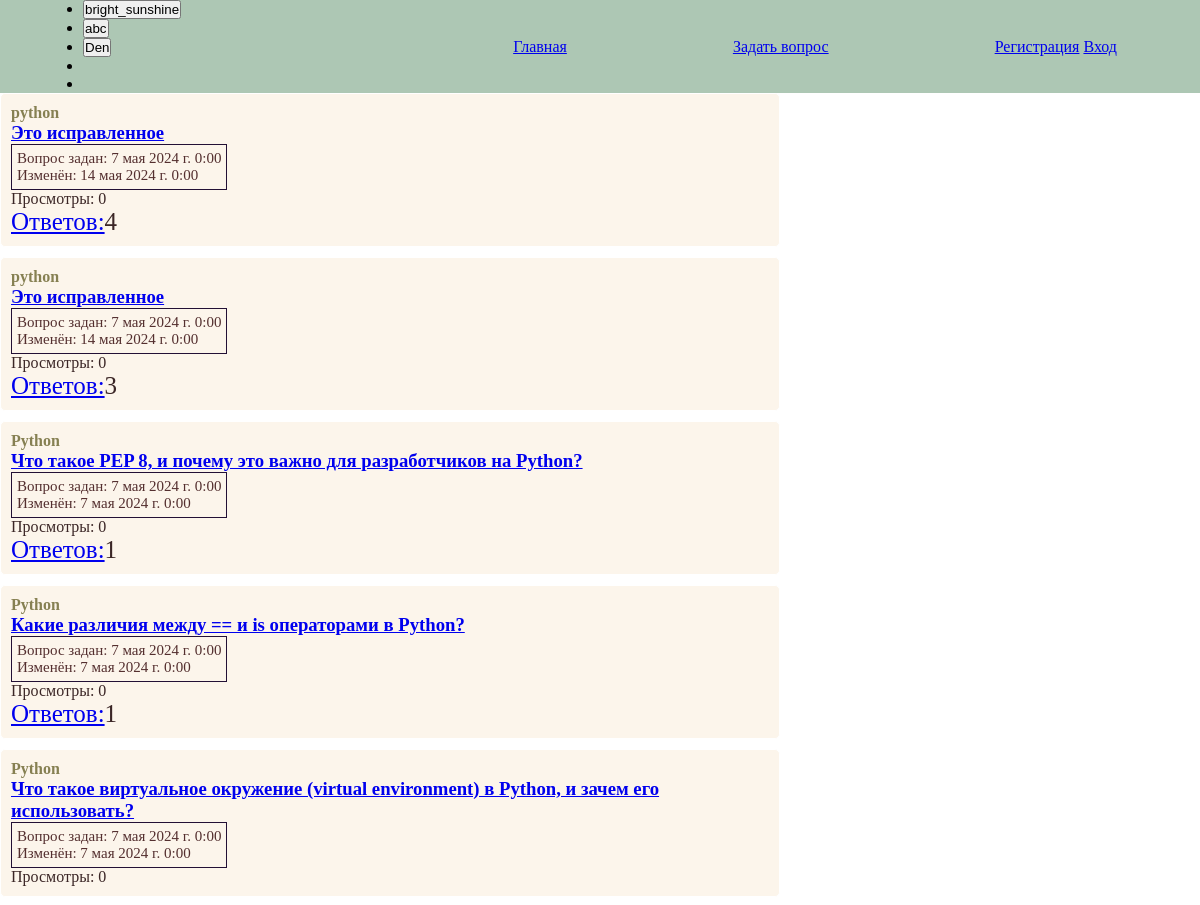
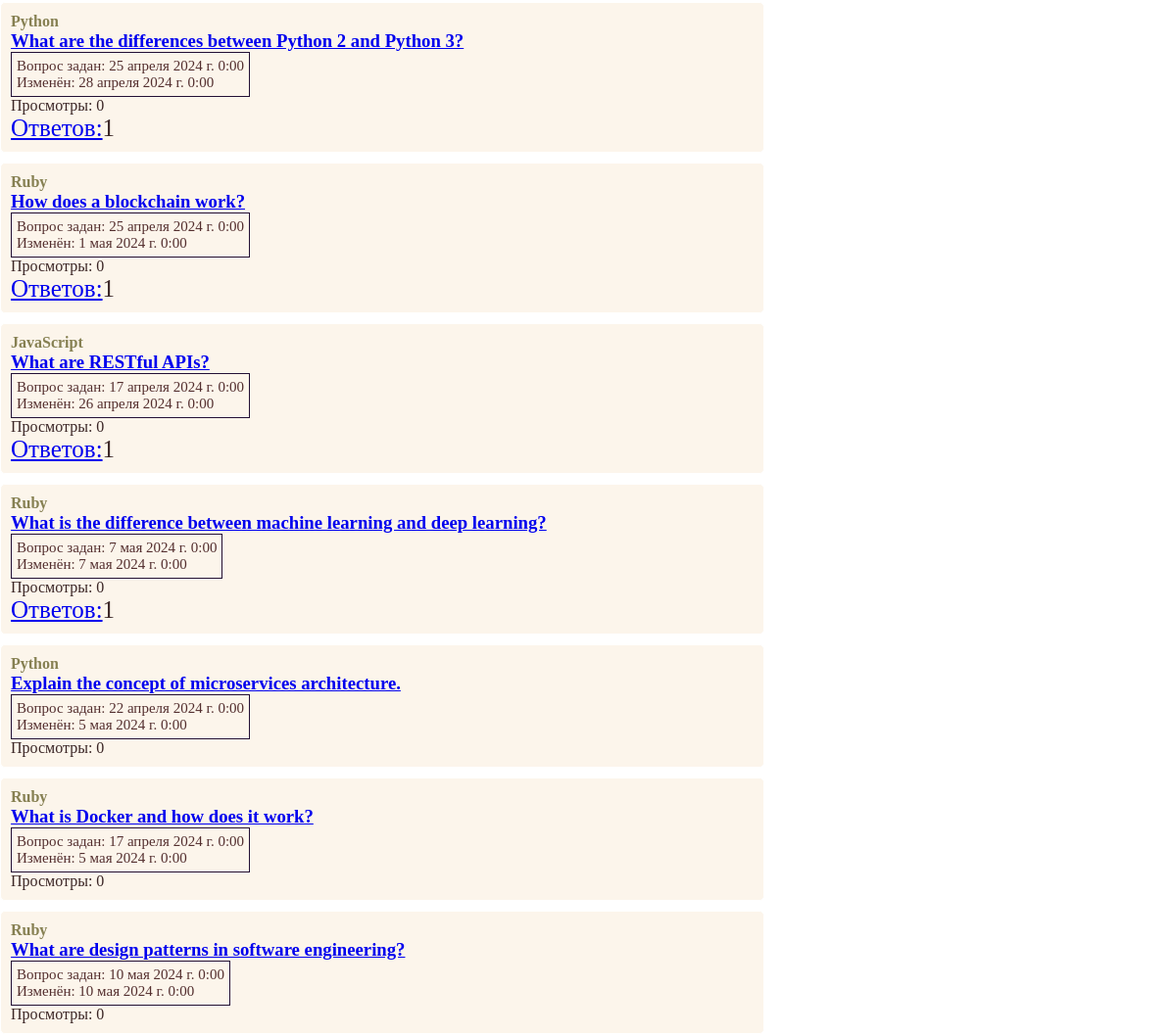
Before: / (upper part) with the older database file (2 pictures, top to bottom).
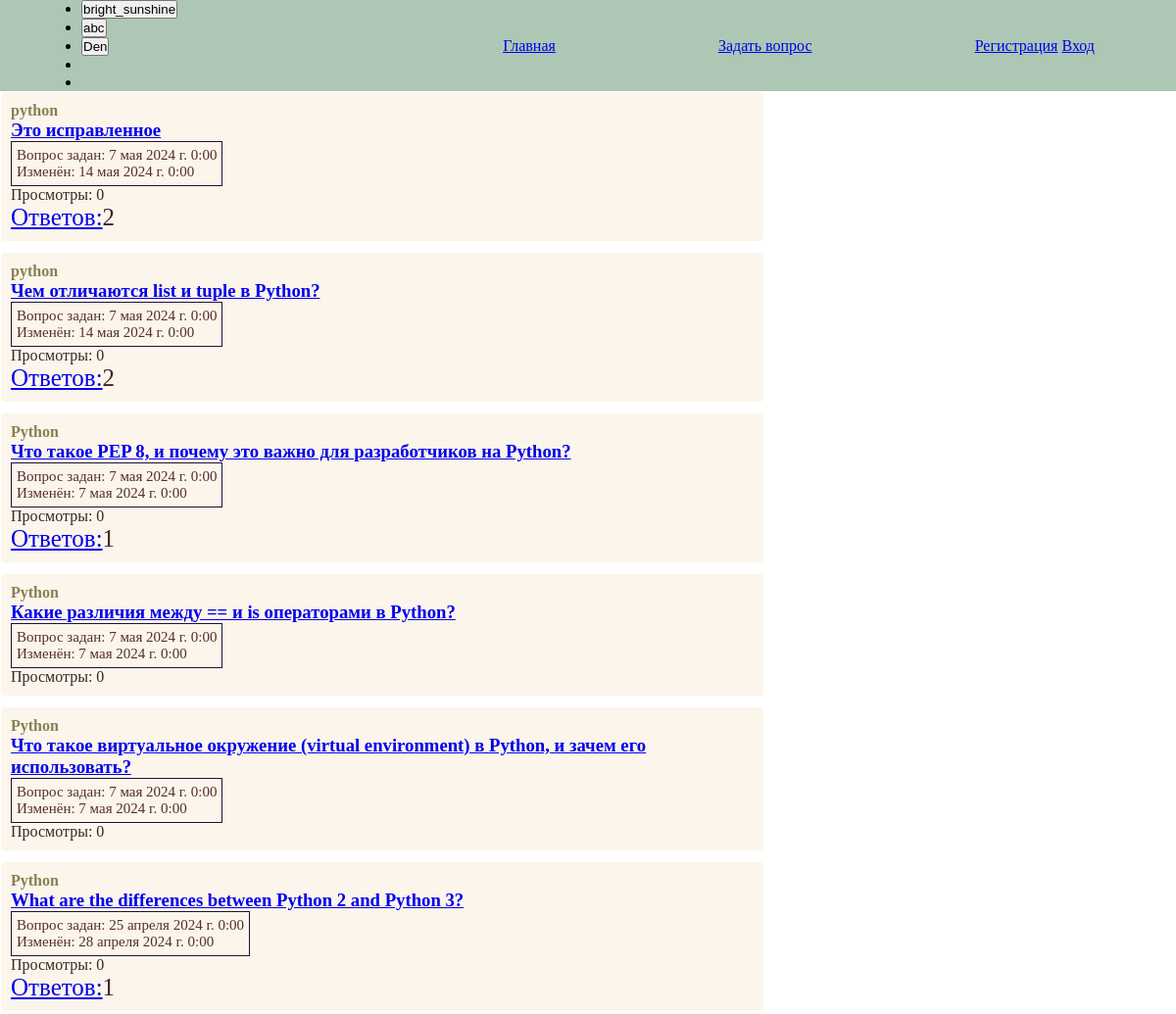
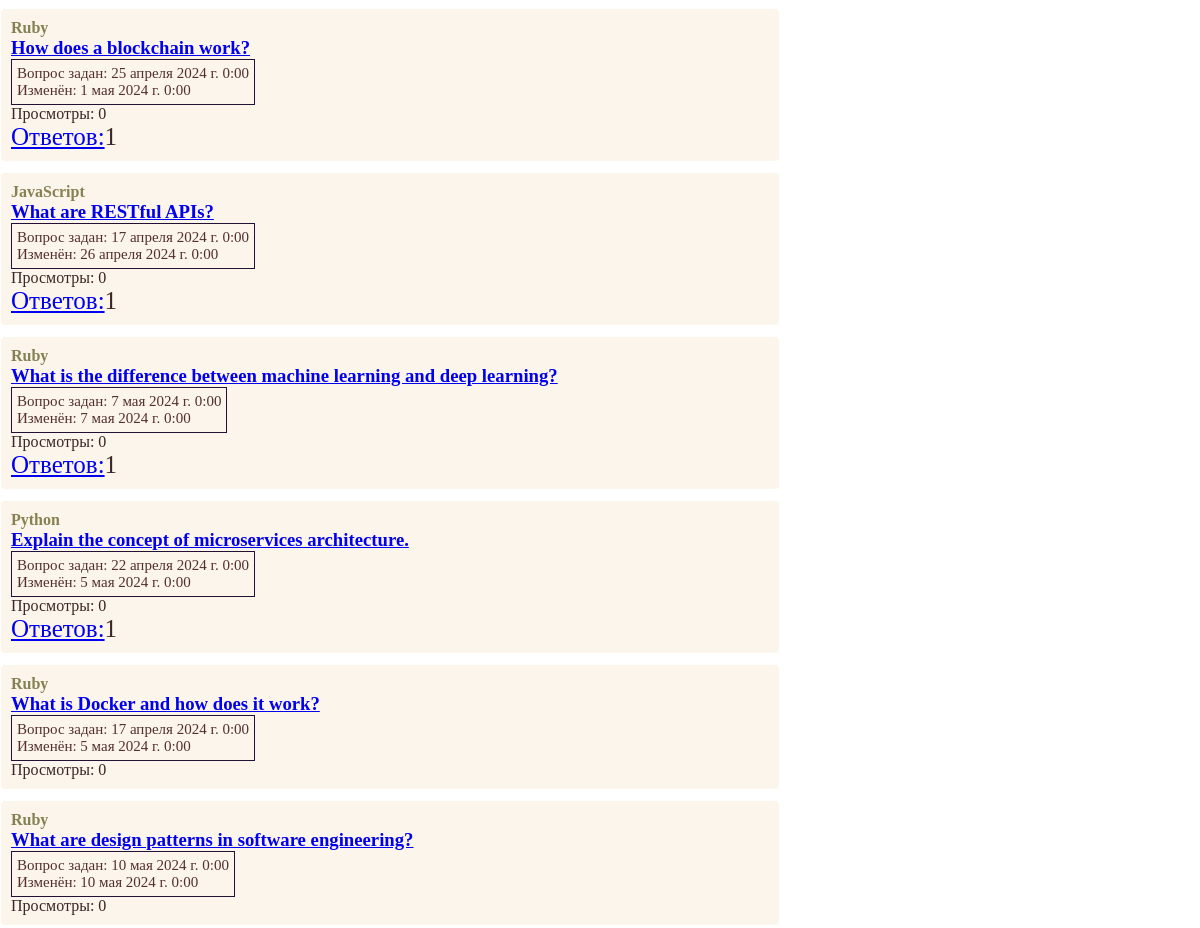
After: the same page with the newer database file (2 pictures, top to bottom).
### main/models.py (models this page shows, shortened)
class Question(models.Model):
    autor = models.ForeignKey(
        User,
        max_length=20,
        null=True,
        blank=False,
        on_delete=models.SET_NULL,
        related_name="question_set",
    )
    teg = models.CharField(max_length=10, blank=False)
    title = models.CharField(max_length=50, blank=False)
    text = models.TextField(max_length=200, blank=False)
    created_at = models.DateTimeField(auto_now_add=True, blank=False)
    updated_at = models.DateTimeField(auto_now=True, blank=False)
    views = models.SmallIntegerField(default=0)

### main/views.py (the view)
# urls.py: path("", index, name="index"),
def index(request):
    answers = (
        Answer.objects.all()
        .values("question_id")
        .annotate(total=Count("question_id"))
    )
    user = User.objects.get(username="Den")
    all_question = Question.objects.all()
    context = {
        "all_question": all_question,
        "answers": answers,
    }
    return render(request, "main/index_main.html", context)

### main/templates/main/index_main.html (shortened to what this page needs)
{% extends 'main.html' %}
{% load static %}
{% block content %}
  <link rel="stylesheet" type="text/css" href="{% static 'css/style.css' %}" />
  {% for quest in all_question %}
    <div id="conteiner">
      <div id="box">
        <div class="autor&title">
          <h4 id="teg">{{ quest.teg }}</h4>
          <a href="{% url 'question' quest.id %}"><h3>{{ quest.title }}</h3></a>
        </div>
        <div class="date">
          <div>Вопрос задан: {{ quest.created_at }}</div>
          <div>Изменён: {{ quest.updated_at }}</div>
        </div>
        <div id="views">Просмотры: {{ quest.views }}</div>
        {% for ans in answers %}
          {% if ans.question_id == quest.id %}
            <div class="ans">
              <a href="{% url 'question' quest.id %}" id="ans">Ответов:</a>{{ ans.total }}
            </div>
          {% endif %}
        {% endfor %}
      </div>
    </div>
  {% endfor %}
{% endblock %}

Changed rows visible on the page:
changed Question: title "Это исправленное" → "Чем отличаются list и tuple в Python?"
Other visible differences:
new list line: "Ответов: 2"
new list line: "Ответов: 1"
list line gone: "Ответов: 4"
list line gone: "Ответов: 3"
list line gone: "Ответов: 1"
